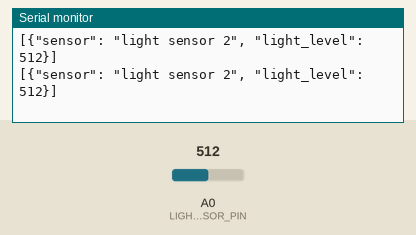
Recording of a sketch running on a simulated Arduino Uno, built with avr-gcc and run on an emulated ATmega328P. Shown: the last lines printed to the serial monitor. Inputs (shaded band) come from the test bench; at power-on: A0 (LIGHT_SENSOR_PIN) = 512.

Above: at 1.8 s.
1.9 s: A0 (LIGHT_SENSOR_PIN) set to 716
At 2.8 s:
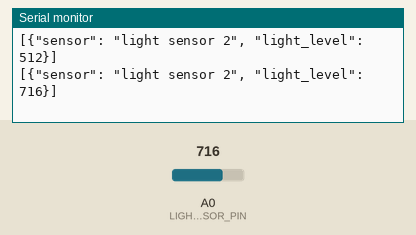
3.4 s: A0 (LIGHT_SENSOR_PIN) set to 900
At 4.7 s:
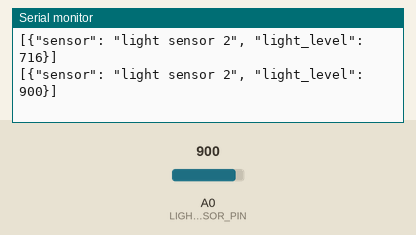
Timing chart, 0 to 6.4 s (numbered marks = the images above; inputs shaded):
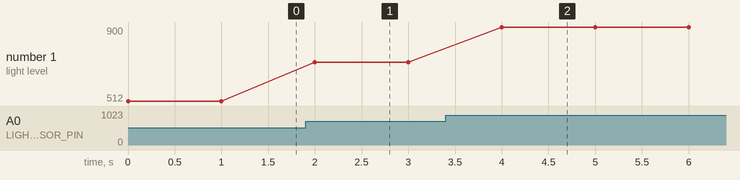

The sketch:

lightsensor.ino
```cpp
const int LIGHT_SENSOR_PIN = A0;
const String NAME = "light sensor 2";

void setup() {
  pinMode(LIGHT_SENSOR_PIN, INPUT);
  Serial.begin(19200);
}

void loop() {
  int start = millis();
  Serial.print("[{\"sensor\": \"");
  Serial.print(NAME);
  Serial.print("\", \"light_level\": ");
  Serial.print(analogRead(LIGHT_SENSOR_PIN));
  Serial.println("}]");
  Serial.flush();
  while( millis() < start + 1000 ) {
    // wait until done
  }
}
```

Measured:
- after the input at 1.9 s, the serial monitor: prints a new line after 0.10 s (image 1)
- after the input at 3.4 s, the serial monitor: prints a new line after 0.60 s (image 2)
- plotted number 1: 512 → 716 after the input at 1.9 s, 716 → 900 after the input at 3.4 s
